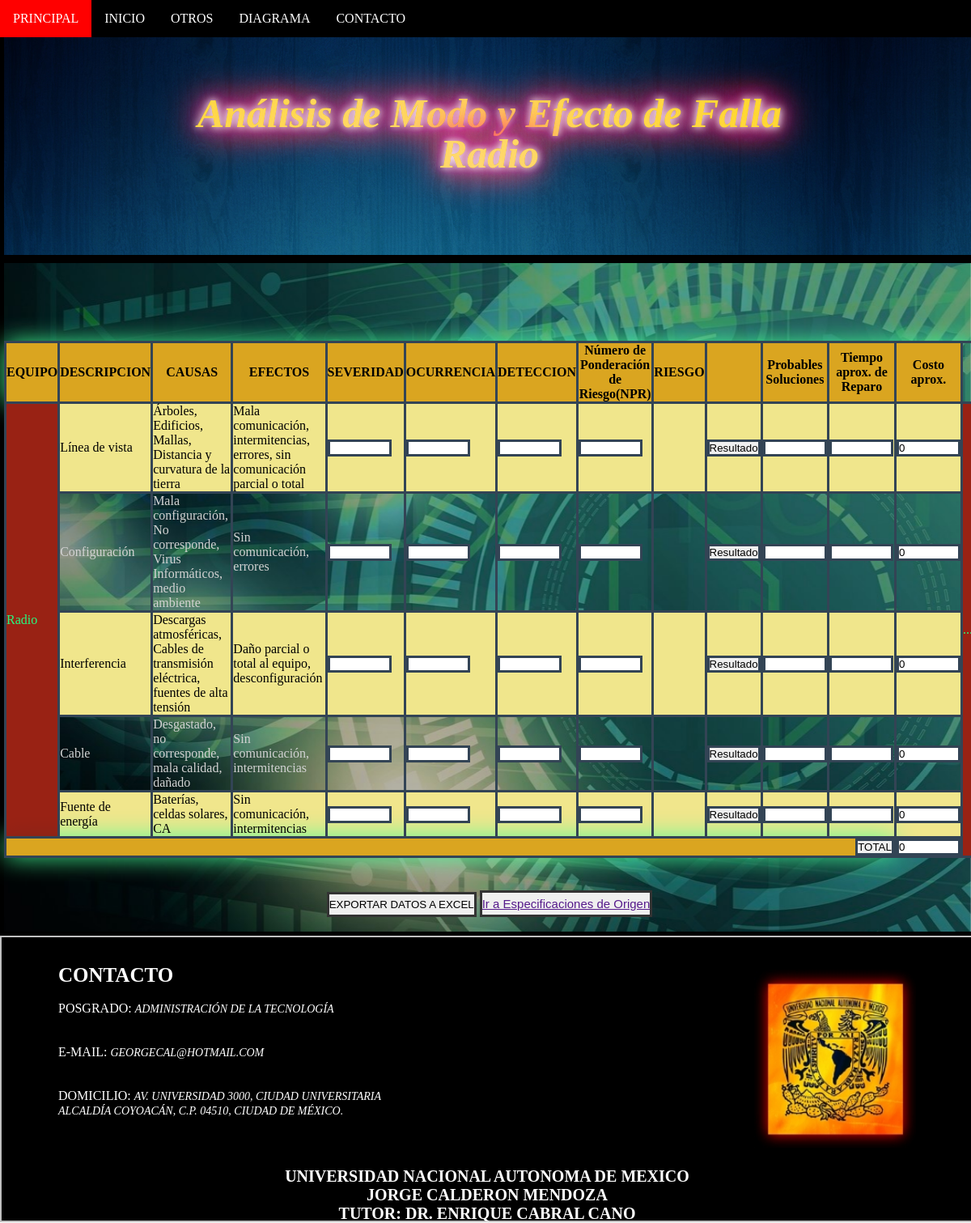
Screenshot of /Radio/ with the database file from the repository.
### TES/models.py (models this page shows, shortened)
class Post(models.Model):
    Autor = models.ForeignKey('auth.User', on_delete=models.CASCADE)
    Elemento = models.CharField(max_length=200)
    Descripción_1 = models.CharField(max_length=200)
    Causa_1 = models.TextField()
    Efectos_1 = models.TextField()
    Descripción_2 = models.CharField(max_length=200)
    Causa_2 = models.TextField()
    Efectos_2 = models.TextField()
    Descripción_3 = models.CharField(max_length=200)
    Causa_3 = models.TextField()
    Efectos_3 = models.TextField()
    Descripción_4 = models.CharField(max_length=200)
    Causa_4 = models.TextField()
    Efectos_4 = models.TextField()
    Descripción_5 = models.CharField(max_length=200)
    Causa_5 = models.TextField()
    Efectos_5 = models.TextField()
    Descripción_6 = models.CharField(max_length=200)
    Causa_6 = models.TextField()
    Efectos_6 = models.TextField()
    Descripción_7 = models.CharField(max_length=200)
    Causa_7 = models.TextField()
    Efectos_7 = models.TextField()
    Descripción_8 = models.CharField(max_length=200)
    Causa_8 = models.TextField()
    Efectos_8 = models.TextField()
    Descripción_9 = models.CharField(max_length=200)
    Causa_9 = models.TextField()
    Efectos_9 = models.TextField()
    Descripción_10 = models.CharField(max_length=200)
    Causa_10 = models.TextField()
    Efectos_10 = models.TextField()
    Descripción_11 = models.CharField(max_length=200)
    Causa_11 = models.TextField()
    Efectos_11 = models.TextField()
    Descripción_12 = models.CharField(max_length=200)
    Causa_12 = models.TextField()
    Efectos_12 = models.TextField()
    Datos_Creados = models.DateTimeField(
            default=timezone.now)
    Datos_Publicados = models.DateTimeField(
            blank=True, null=True)

### TES/views.py (the view)
# urls.py: path('Radio/', views.Radio, name='Radio'),
def Radio(request):
    posts = Post.objects.filter(Elemento='Radio')
    return render(request, 'Radio.html', {'posts': posts})

### TES/templates/Radio.html (shortened to what this page needs)
<!DOCTYPE html>
<html lang="es">
<head>
		   {%load static%}
       <link rel="stylesheet" href="{%static 'css/O.css' %}">
</head>
	<header>
		<div class="navbar">
  <a href="/">PRINCIPAL</a>
  <div class="subnav">
    <a href="#">INICIO</a>
  </div>
  <div class="subnav">
    <button class="subnavbtn">OTROS</button>
  </div>
  <div class="subnav">
    <a href="/Diagrama">DIAGRAMA</a>
  </div>
  <a href="#footer">CONTACTO</a>
</div>
	</header>
<body>
{%load static%}
<div style= "background: url({% static 'Ima/91.jpg'%});
border: 5px solid black;
font: italic bold 50px/50px Times New Roman, serif;
text-align:center;
margin: auto; width: 100%; height: 100%; padding-top: 60px; padding-bottom: : 60px;">
	<a class = "v" href="/">Análisis de Modo y Efecto de Falla <br>Radio</br></a>
 </div>
{%load static%}
<div style= "background: url({% static 'Ima/120.jpg'%}); border: 5px solid black; width: 100%; padding-top: 60px; padding-bottom: : 60px;
background-attachment: fixed;
background-position: center;
background-repeat: no-repeat;
background-size: cover;">
<div>
{% for Post in posts %}
    <table id="tabla" >
      <tr style="background-color:goldenrod; box-shadow: 0 0 30px #4f9;">
        <th>EQUIPO</th>
        <th>DESCRIPCION</th>
        <th>CAUSAS</th>
        <th>EFECTOS</th>
        <th>SEVERIDAD</th>
        <th>OCURRENCIA</th>
        <th>DETECCION</th>
        <th>Número de Ponderación de Riesgo(NPR)</th>
        <th>RIESGO</th>
        <th></th>
				<th>Probables Soluciones</th>
        <th>Tiempo aprox. de Reparo</th>
        <th>Costo aprox.</th>
     </tr>
      <tr style="background-color: khaki;">
        {%load static%}
        <td rowspan="5" style="color:springgreen; background: darkred; opacity: 0.85; box-shadow: 0 0 30px #4f9;">{{ Post.Elemento|linebreaksbr }}</td>
        <td>{{ Post.Descripción_1|linebreaksbr }}</td>
        <td>{{ Post.Causa_1|linebreaksbr }}</td>
        <td>{{ Post.Efectos_1|linebreaksbr }}</td>
        <td><label for="a"></label>
        <input type="text" name="a" id="a" maxlength= "2" size="7"></td>
        <td><label for="b"></label>
        <input type="text" name="b" id="b" maxlength= "2" size="7"></td>
        <td><label for="c"></label>
        <input type="text" name="c" id="c" maxlength= "2" size="7"></td>
        <td id= "m"><label for="d"></label>
        <input type="text" name="d" id="d"  maxlength= "4" size="7"></td>
        <td id= "n"><label for="e"></label></td>
        <td><input type="button" onclick="valor (); m ();" name="r" id="r" value="Resultado"></td>
				<td><label for="g"></label>
        <input type="text" name="g" id="g" maxlength= "60" size="7"></td>
        <td><label for="k"></label>
        <input type="text" name="k" id="k" maxlength= "25" size="7"></td>
        <td><label for="l"></label>
        <input type="text" name="l" id="l" maxlength= "10" size="7" value = 0></td>
        <td rowspan="12" style="color:springgreen; background: darkred; opacity: 0.85; box-shadow: 0 0 30px #4f9;">...</td>
      </tr>
      <tr>
        <td style= "color:lightgray";>{{ Post.Descripción_2|linebreaksbr }}</td>
        <td style= "color:lightgray";>{{ Post.Causa_2|linebreaksbr }}</td>
        <td style= "color:lightgray";>{{ Post.Efectos_2|linebreaksbr }}</td>
        <td><label for="a1"></label>
        <input type="text" name="a1" id="a1" maxlength= "2" size="7"></td>
        <td><label for="b1"></label>
        <input type="text" name="b1" id="b1" maxlength= "2" size="7"></td>
        <td><label for="c1"></label>
        <input type="text" name="c1" id="c1" maxlength= "2" size="7"></td>
        <td id= "m1"><label for="d1"></label>
        <input type="text" name="d1" id="d1"  maxlength= "4" size="7"></td>
        <td id= "n1"><label for="e1"></label></td>
        <td><input type="button" onclick="valor1 (); m1 ();" name="r1" id="r1" value="Resultado"></td>
				<td><label for="g1"></label>
        <input type="text" name="g1" id="g1" maxlength= "60" size="7"></td>
        <td><label for="k1"></label>
        <input type="text" name="k1" id="k1" maxlength= "25" size="7"></td>
        <td><label for="l"></label>
        <input type="text" name="l1" id="l1" maxlength= "10" size="7" value = 0></td>
      </tr>
      <tr  style="background-color:khaki;">
        <td>{{ Post.Descripción_3|linebreaksbr }}</td>
        <td>{{ Post.Causa_3|linebreaksbr }}</td>
        <td>{{ Post.Efectos_3|linebreaksbr }}</td>
        <td><label for="a2"></label>
        <input type="text" name="a2" id="a2" maxlength= "2" size="7"></td>
        <td><label for="b2"></label>
        <input type="text" name="b2" id="b2" maxlength= "2" size="7"></td>
        <td><label for="c2"></label>
        <input type="text" name="c2" id="c2" maxlength= "2" size="7"></td>
        <td id= "m2"><label for="d2"></label>
        <input type="text" name="d2" id="d2"  maxlength= "4" size="7"></td>
        <td id= "n2"><label for="e2"></label></td>
        <td><input type="button" onclick="valor2 (); m2 ();" name="r2" id="r2" value="Resultado"></td>
				<td><label for="g2"></label>
        <input type="text" name="g2" id="g2" maxlength= "60" size="7"></td>
        <td><label for="k2"></label>
        <input type="text" name="k2" id="k2" maxlength= "25" size="7"></td>
        <td><label for="l"></label>
        <input type="text" name="l2" id="l2" maxlength= "10" size="7" value = 0></td>
      </tr>
      <tr>
        <td style= "color:lightgray";>{{ Post.Descripción_4|linebreaksbr }}</td>
        <td style= "color:lightgray";>{{ Post.Causa_4|linebreaksbr }}</td>
        <td style= "color:lightgray";>{{ Post.Efectos_4|linebreaksbr }}</td>
        <td><label for="a3"></label>
        <input type="text" name="a3" id="a3" maxlength= "2" size="7"></td>
        <td><label for="b3"></label>
        <input type="text" name="b3" id="b3" maxlength= "2" size="7"></td>
        <td><label for="c3"></label>
        <input type="text" name="c3" id="c3" maxlength= "2" size="7"></td>
        <td id= "m3"><label for="d3"></label>
        <input type="text" name="d3" id="d3"  maxlength= "4" size="7"></td>
        <td id= "n3"><label for="e3"></label></td>
        <td><input type="button" onclick="valor3 (); m3 ();" name="r3" id="r3" value="Resultado"></td>
				<td><label for="g3"></label>
        <input type="text" name="g3" id="g3" maxlength= "60" size="7"></td>
        <td><label for="k3"></label>
        <input type="text" name="k3" id="k3" maxlength= "25" size="7"></td>
        <td><label for="l3"></label>
        <input type="text" name="l3" id="l3" maxlength= "10" size="7" value = 0></td>
      </tr>
      <tr style="background-color:khaki;">
        <td>{{ Post.Descripción_5|linebreaksbr }}</td>
        <td>{{ Post.Causa_5|linebreaksbr }}</td>
        <td>{{ Post.Efectos_5|linebreaksbr }}</td>
        <td><label for="a4"></label>
        <input type="text" name="a4" id="a4" maxlength= "2" size="7"></td>
        <td><label for="b4"></label>
        <input type="text" name="b4" id="b4" maxlength= "2" size="7"></td>
        <td><label for="c4"></label>
        <input type="text" name="c4" id="c4" maxlength= "2" size="7"></td>
        <td id= "m4"><label for="d4"></label>
        <input type="text" name="d4" id="d4"  maxlength= "4" size="7"></td>
        <td id= "n4"><label for="e4"></label></td>
        <td><input type="button" onclick="valor4 (); m4 ();" name="r4" id="r4" value="Resultado"></td>
				<td><label for="g4"></label>
        <input type="text" name="g4" id="g4" maxlength= "60" size="7"></td>
        <td><label for="k4"></label>
        <input type="text" name="k4" id="k4" maxlength= "25" size="7"></td>
        <td><label for="l4"></label>
        <input type="text" name="l4" id="l4" maxlength= "10" size="7" value = 0></td>
      </tr>
      <tr>
        <td colspan="12" align= "right" style="background-color:goldenrod; box-shadow: 0 0 30px #4f9;"><input type="button" onclick="valor12 ();" name="r12" id="r12" value="TOTAL"></td>
        <td><label for="l12"></label>
        <input type="text" name="l12" id="l12" maxlength= "10" size="7" value = 0></td>
      </tr>
</table>
{% endfor %}
<div  style= "padding-top: 40px;" align= "center">
<button style = "border : 3px solid #333; padding-top: 5px; padding-bottom: 5px;" id="btnExportar"> EXPORTAR DATOS A EXCEL</button>
<button style = "border : 3px solid #333; padding-top: 5px; padding-bottom: 5px;" id="btnExportar"><a href="" style= "font-size: 15px;"> Ir a Especificaciones de Origen<a></button>
</div>
{% load static %}
</div>
</div>
{% load static %}
</body>
<footer id= "footer"; style="width: 100%;">
{% load static %}
<img src="{% static 'Ima/UNAM1.jpg' %}" WIDTH=200 HEIGHT=220 align= "right" style="margin-right: 70px; margin-top: 40px;"></img>
<br>
<h6 style="margin-left: 70px; margin-top: 15px; font-size: 25px;"> CONTACTO </h6>
  <div style="margin-left: 70px;" class="row">
   <label for="name">POSGRADO:</label>
   <label style= "font-size: 14px;"><i>Administración de la Tecnología</i></label>
 </div>
 <br></br>
 <div style="margin-left: 70px;" class="row">
   <label for="email">E-MAIL:</label>
	 <label style= "font-size: 14px;"><i>georgecal@hotmail.com</i></label>
 </div>
 <br></br>
 <div style="margin-left: 70px;" class="row">
   <label for="message">DOMICILIO:</label>
  <label style= "font-size: 14px;" ><i>Av. Universidad 3000, Ciudad Universitaria
	<br>	Alcaldía Coyoacán, C.P. 04510, Ciudad de México.</i></label>
 </div>
<br></br>
<h4 style= "font-size: 20px; margin-top: 25px;" align="center" >UNIVERSIDAD NACIONAL AUTONOMA DE MEXICO </h4>
<h5 style= "font-size: 20px; margin-bottom: 30px;" align="center"> JORGE CALDERON MENDOZA
<br style= "font-size: 20px; margin-bottom: 30px; " align="center"> TUTOR: DR. ENRIQUE CABRAL CANO</br></h5>
</footer>
</html>

### TES/static/css/O.css (style rules this page uses)
* { padding: 0; margin: 0; }
.navbar { overflow: hidden; background-color: black; width: 100%; position:fixed; }
.navbar a { float: left; font-size: 16px; color: white; text-align: center; padding: 14px 16px; text-decoration: none; }
.subnav { float: left; overflow: hidden; }
.subnav .subnavbtn { font-size: 16px; border: none; outline: none; color: white; padding: 14px 16px; background-color: inherit; font-family: inherit; margin: 0; }
.v { color:gold; mix-blend-mode: lighten; text-decoration: none; text-shadow: 0 0 10px #fff, 0 0 20px #fff, 0 0 30px #e60073, 0 0 40px #e60073, 0 0 50px #e60073, 0 0 60px #e60073, 0 0 70px #e60073; }
footer { height:350px; width:100%; background:black; font-family: "Times New Roman"; text-transform: uppercase; color: white; border: 2px solid #c0c0c0; margin: auto; }

### TES/templates/Radio.html (style rules this page uses)
table, th, td, input { border : 3px solid #345; }
table { width: 100%; border-collapse: collapse; }

### rows the page displays
Post: Elemento "Radio", Descripción_1 "Línea de vista", Causa_1 "Árboles, Edificios, Mallas, Distancia y curvatura de la tierra", Efectos_1 "Mala comunicación, intermitencias, errores, sin comunicación parcial o total", Descripción_2 "Configuración", Causa_2 "Mala configuración, No corresponde, Virus Informáticos, medio ambiente", Efectos_2 "Sin comunicación, errores", Descripción_3 "Interferencia", Causa_3 "Descargas atmosféricas, Cables de transmisión eléctrica, fuentes de alta tensión", Efectos_3 "Daño parcial o total al equipo, desconfiguración", Descripción_4 "Cable", Causa_4 "Desgastado, no corresponde, mala calidad, dañado", Efectos_4 "Sin comunicación, intermitencias", Descripción_5 "Fuente de energía", Causa_5 "Baterías, celdas solares, CA", Efectos_5 "Sin comunicación, intermitencias"
